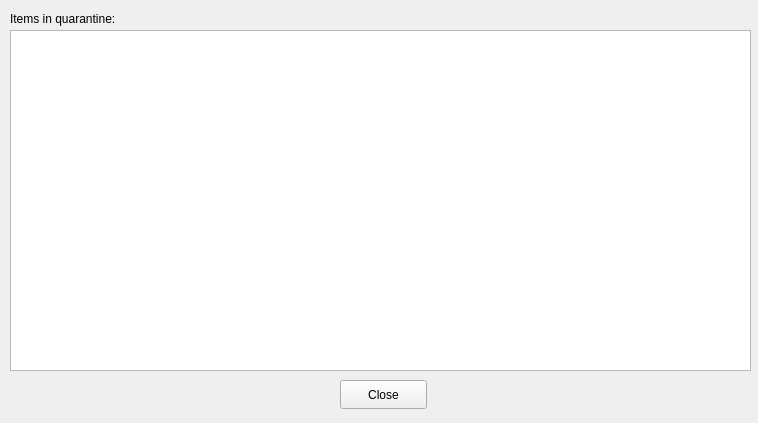
<?xml version="1.0" encoding="UTF-8"?>
<ui version="4.0">
 <class>QuarantineWindow</class>
 <widget class="QMainWindow" name="QuarantineWindow">
  <property name="geometry">
   <rect>
    <x>0</x>
    <y>0</y>
    <width>758</width>
    <height>423</height>
   </rect>
  </property>
  <property name="sizePolicy">
   <sizepolicy hsizetype="Fixed" vsizetype="Fixed">
    <horstretch>0</horstretch>
    <verstretch>0</verstretch>
   </sizepolicy>
  </property>
  <property name="minimumSize">
   <size>
    <width>758</width>
    <height>423</height>
   </size>
  </property>
  <property name="maximumSize">
   <size>
    <width>758</width>
    <height>423</height>
   </size>
  </property>
  <property name="windowTitle">
   <string>View Quarantine</string>
  </property>
  <property name="windowIcon">
  </property>
  <widget class="QWidget" name="centralwidget">
   <widget class="QPushButton" name="btnClose">
    <property name="geometry">
     <rect>
      <x>340</x>
      <y>380</y>
      <width>87</width>
      <height>29</height>
     </rect>
    </property>
    <property name="text">
     <string>Close</string>
    </property>
   </widget>
   <widget class="QTreeView" name="trvQuarantine">
    <property name="geometry">
     <rect>
      <x>10</x>
      <y>30</y>
      <width>741</width>
      <height>341</height>
     </rect>
    </property>
   </widget>
   <widget class="QLabel" name="lblItems">
    <property name="geometry">
     <rect>
      <x>10</x>
      <y>10</y>
      <width>121</width>
      <height>17</height>
     </rect>
    </property>
    <property name="text">
     <string>Items in quarantine:</string>
    </property>
   </widget>
  </widget>
 </widget>
 <resources>
 </resources>
 <connections>
  <connection>
   <sender>btnClose</sender>
   <signal>clicked()</signal>
   <receiver>QuarantineWindow</receiver>
   <slot>close()</slot>
   <hints>
    <hint type="sourcelabel">
     <x>385</x>
     <y>392</y>
    </hint>
    <hint type="destinationlabel">
     <x>448</x>
     <y>391</y>
    </hint>
   </hints>
  </connection>
 </connections>
</ui>
